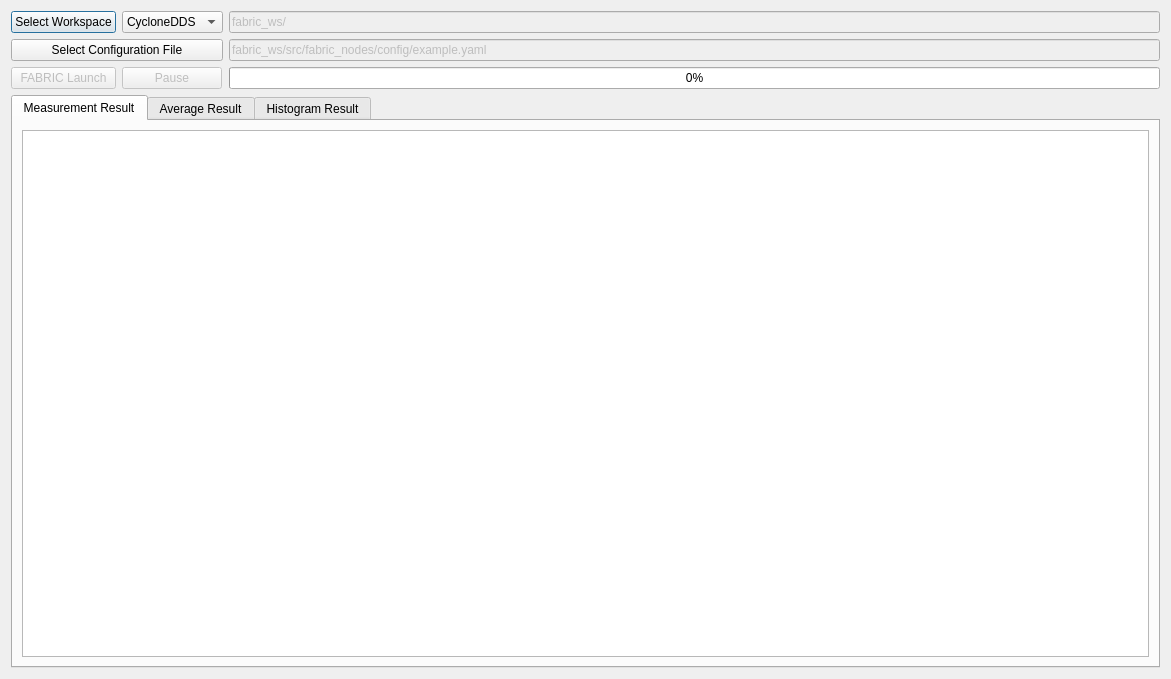
<?xml version="1.0" encoding="UTF-8"?>
<ui version="4.0">
 <class>FabricGUI</class>
 <widget class="QDialog" name="FabricGUI">
  <property name="geometry">
   <rect>
    <x>0</x>
    <y>0</y>
    <width>1171</width>
    <height>679</height>
   </rect>
  </property>
  <property name="windowTitle">
   <string>ROS2 FABRIC</string>
  </property>
  <layout class="QGridLayout" name="gridLayout_3">
   <item row="0" column="0">
    <layout class="QGridLayout" name="gridLayout">
     <item row="0" column="0">
      <widget class="QPushButton" name="pushButtonWorkspacePath">
       <property name="text">
        <string>Select Workspace</string>
       </property>
      </widget>
     </item>
     <item row="0" column="1">
      <widget class="QComboBox" name="comboBoxDDS">
       <property name="minimumSize">
        <size>
         <width>100</width>
         <height>0</height>
        </size>
       </property>
       <item>
        <property name="text">
         <string>CycloneDDS</string>
        </property>
       </item>
       <item>
        <property name="text">
         <string>FastRTPS</string>
        </property>
       </item>
       <item>
        <property name="text">
         <string>Ecal</string>
        </property>
       </item>
      </widget>
     </item>
     <item row="0" column="2">
      <widget class="QLineEdit" name="lineEditWorkspacePath">
       <property name="enabled">
        <bool>false</bool>
       </property>
       <property name="text">
        <string>fabric_ws/</string>
       </property>
      </widget>
     </item>
     <item row="1" column="0" colspan="2">
      <widget class="QPushButton" name="pushButtonConfigPath">
       <property name="text">
        <string>Select Configuration File</string>
       </property>
      </widget>
     </item>
     <item row="1" column="2">
      <widget class="QLineEdit" name="lineEditConfigPath">
       <property name="enabled">
        <bool>false</bool>
       </property>
       <property name="text">
        <string>fabric_ws/src/fabric_nodes/config/example.yaml</string>
       </property>
      </widget>
     </item>
     <item row="2" column="0">
      <widget class="QPushButton" name="pushButtonLaunch">
       <property name="enabled">
        <bool>false</bool>
       </property>
       <property name="minimumSize">
        <size>
         <width>0</width>
         <height>0</height>
        </size>
       </property>
       <property name="maximumSize">
        <size>
         <width>115</width>
         <height>16777215</height>
        </size>
       </property>
       <property name="text">
        <string>FABRIC Launch</string>
       </property>
      </widget>
     </item>
     <item row="2" column="1">
      <widget class="QPushButton" name="pushButtonLaunchPause">
       <property name="enabled">
        <bool>false</bool>
       </property>
       <property name="maximumSize">
        <size>
         <width>100</width>
         <height>16777215</height>
        </size>
       </property>
       <property name="text">
        <string>Pause</string>
       </property>
      </widget>
     </item>
     <item row="2" column="2">
      <widget class="QProgressBar" name="progressBarLaunch">
       <property name="value">
        <number>0</number>
       </property>
      </widget>
     </item>
    </layout>
   </item>
   <item row="1" column="0">
    <widget class="QTabWidget" name="tabWidget">
     <property name="currentIndex">
      <number>0</number>
     </property>
     <widget class="QWidget" name="tabMeasurementResult">
      <attribute name="title">
       <string>Measurement Result</string>
      </attribute>
      <layout class="QGridLayout" name="gridLayout_2">
       <item row="0" column="0">
        <widget class="QTableView" name="tableViewMeasurementResult"/>
       </item>
      </layout>
     </widget>
     <widget class="QWidget" name="tabAverageResult">
      <attribute name="title">
       <string>Average Result</string>
      </attribute>
      <layout class="QGridLayout" name="gridLayout_4">
       <item row="0" column="0">
        <widget class="QTableView" name="tableViewAverageResult"/>
       </item>
      </layout>
     </widget>
     <widget class="QWidget" name="tabHistogramResult">
      <attribute name="title">
       <string>Histogram Result</string>
      </attribute>
     </widget>
    </widget>
   </item>
  </layout>
 </widget>
 <resources/>
 <connections/>
</ui>
